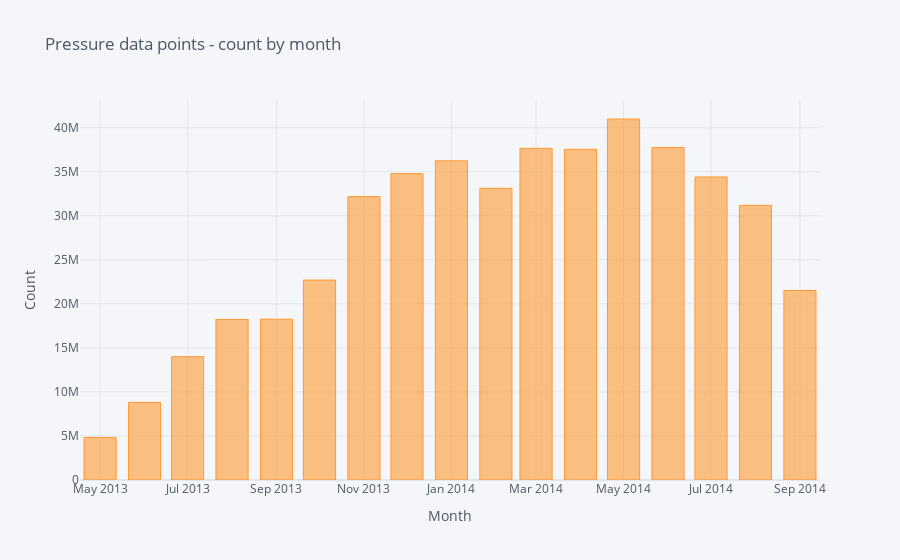

The notebook cell this image was saved under:
### Markdown cell above
# Monthly grouping

### Code cell
df.sum().iplot(kind="bar", title="Pressure data points - count by month", 
               xTitle="Month", yTitle="Count")

### Figure 1 — Plotly figure (JSON) as saved in the notebook; plotly's stock layout.template omitted (floating-point values rounded to 4 significant figures)
{"data": [{"marker": {"color": "rgba(255, 153, 51, 0.6)", "line": {"color": "rgba(255, 153, 51, 1.0)", "width": 1}}, "name": "None", "orientation": "v", "text": "", "type": "bar", "x": ["2013-05-01", "2013-06-01", "2013-07-01", "2013-08-01", "2013-09-01", "2013-10-01", "2013-11-01", "2013-12-01", "2014-01-01", "2014-02-01", "2014-03-01", "2014-04-01", "2014-05-01", "2014-06-01", "2014-07-01", "2014-08-01", "2014-09-01"], "y": [4827065, 8821875, 14005040, 18232140, 18264219, 22706107, 32186272, 34792655, 36246515, 33132978, 37669593, 37564290, 40998197, 37754740, 34417002, 31197944, 21526314]}], "layout": {"legend": {"bgcolor": "#F5F6F9", "font": {"color": "#4D5663"}}, "paper_bgcolor": "#F5F6F9", "plot_bgcolor": "#F5F6F9", "title": {"font": {"color": "#4D5663"}, "text": "Pressure data points - count by month"}, "xaxis": {"gridcolor": "#E1E5ED", "showgrid": true, "tickfont": {"color": "#4D5663"}, "title": {"font": {"color": "#4D5663"}, "text": "Month"}, "zerolinecolor": "#E1E5ED"}, "yaxis": {"gridcolor": "#E1E5ED", "showgrid": true, "tickfont": {"color": "#4D5663"}, "title": {"font": {"color": "#4D5663"}, "text": "Count"}, "zerolinecolor": "#E1E5ED"}}}
